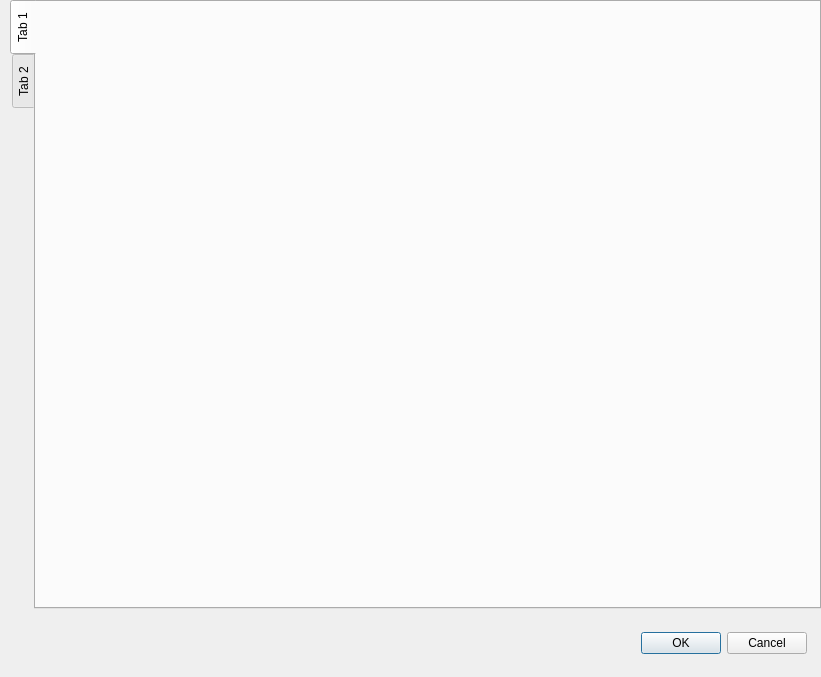
<?xml version="1.0" encoding="UTF-8"?>
<ui version="4.0">
 <class>newProjectDialog</class>
 <widget class="QDialog" name="newProjectDialog">
  <property name="geometry">
   <rect>
    <x>0</x>
    <y>0</y>
    <width>821</width>
    <height>677</height>
   </rect>
  </property>
  <property name="windowTitle">
   <string>Dialog</string>
  </property>
  <property name="styleSheet">
   <string notr="true"/>
  </property>
  <layout class="QVBoxLayout" name="verticalLayout_3" stretch="90,10">
   <property name="spacing">
    <number>0</number>
   </property>
   <property name="leftMargin">
    <number>0</number>
   </property>
   <property name="topMargin">
    <number>0</number>
   </property>
   <property name="rightMargin">
    <number>0</number>
   </property>
   <property name="bottomMargin">
    <number>0</number>
   </property>
   <item>
    <layout class="QHBoxLayout" name="horizontalLayout_8" stretch="0">
     <property name="spacing">
      <number>15</number>
     </property>
     <property name="leftMargin">
      <number>10</number>
     </property>
     <item>
      <widget class="QTabWidget" name="m_tabWidget">
       <property name="tabPosition">
        <enum>QTabWidget::West</enum>
       </property>
       <property name="tabShape">
        <enum>QTabWidget::Rounded</enum>
       </property>
       <property name="currentIndex">
        <number>0</number>
       </property>
       <widget class="QWidget" name="tab">
        <attribute name="title">
         <string>Tab 1</string>
        </attribute>
       </widget>
       <widget class="QWidget" name="tab_2">
        <attribute name="title">
         <string>Tab 2</string>
        </attribute>
       </widget>
      </widget>
     </item>
    </layout>
   </item>
   <item>
    <widget class="QWidget" name="m_widget_bottom" native="true">
     <property name="styleSheet">
      <string notr="true"/>
     </property>
     <layout class="QGridLayout" name="gridLayout">
      <item row="0" column="0">
       <layout class="QHBoxLayout" name="horizontalLayout_3" stretch="0,0">
        <property name="spacing">
         <number>15</number>
        </property>
        <property name="leftMargin">
         <number>5</number>
        </property>
        <property name="rightMargin">
         <number>5</number>
        </property>
        <item>
         <spacer name="horizontalSpacer">
          <property name="orientation">
           <enum>Qt::Horizontal</enum>
          </property>
          <property name="sizeHint" stdset="0">
           <size>
            <width>40</width>
            <height>20</height>
           </size>
          </property>
         </spacer>
        </item>
        <item>
         <widget class="QDialogButtonBox" name="buttonBox">
          <property name="standardButtons">
           <set>QDialogButtonBox::Cancel|QDialogButtonBox::Ok</set>
          </property>
         </widget>
        </item>
       </layout>
      </item>
     </layout>
    </widget>
   </item>
  </layout>
 </widget>
 <resources/>
 <connections/>
</ui>
